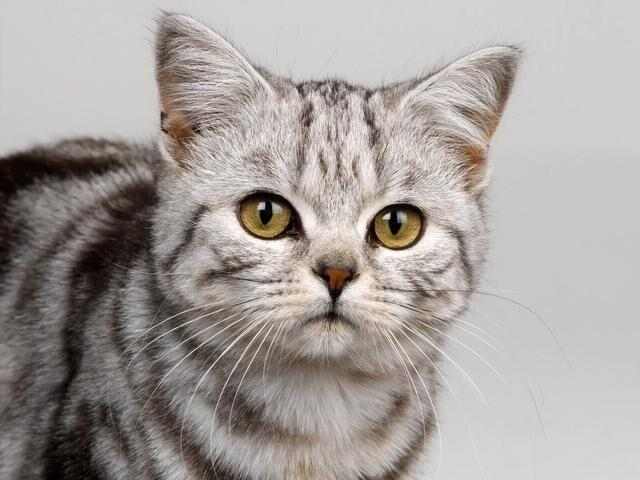
#> input picture cat.jpeg, 640 x 480 px
$ jupyter execute '05.图像轮廓.ipynb'
#> lines starting #> are read from the running program, lines starting #| are printed output that depends on the picture
### 图像轮廓

图像轮廓是具有相同颜色或灰度的连续点的曲线.轮廓在形状分析和物体的检测和识别中很有用。
轮廓的作用:
+ 用于图形分析
+ 物体的识别和检测

注意点:
+ 为了检测的准确性，需要先对图像进行二值化或Canny操作。
+ 画轮廓时会修改输入的图像,如果之后想继续使用原始图像，应该将原始图像储存到其他变量中。

### 查找轮廓
+ cv2.findContours(image, mode, method[, contours[, hierarchy[, offset]]])
    + mode: 查找轮廓的模式
        + RETR_EXTERNAL = 0: 只检测外围轮廓
        + RETR_LIST = 1 : 检测的轮廓不建立等级关系，即检测所有轮廓，比较常用
        + RETR_CCOMP=2: 每层最多两级，从小到大，从里到外
        + RETR_TREE=3: 按照树形存储轮廓，从大到小，从左到右

method轮廓近似方法也叫ApproximationMode
+ CHAIN_APPROX_NONE: 保存所有轮廓的点（比较偏大）
+ CHAIN_APPROX_SIMPLE: 只保存角点，比如四边形的4个角，存储信息少，比较常用

返回contours和hierarchy即轮廓和层级

import cv2
import numpy as np
import matplotlib.pyplot as plt

img = cv2.imread('contours.png')
gray = cv2.cvtColor(img, cv2.COLOR_BGR2GRAY)
# 二值化
thresh, binary = cv2.threshold(gray,150,255,cv2.THRESH_BINARY)
# 新版本返回两个结果，旧版本返回三个结果
contours, hierarchy = cv2.findContours(binary,cv2.RETR_TREE,cv2.CHAIN_APPROX_SIMPLE)
print(type(contours), type(hierarchy))
print(len(contours), hierarchy.shape) # 11 个轮廓, 11 行层级

### 绘制轮廓
+ cv2.drawContours(binary, contours,contourIdx,color,...)
+ contourIdx要绘制的索引编号，-1表示所有的

img = cv2.imread('contours.png')
img_copy = img.copy()
cv2.drawContours(img_copy,contours,-1,color=(0,0,255), thickness=2)
cv2.imshow('img', img)
# 绘制是直接修改原图的
cv2.imshow('img_copy', img_copy)
cv2.waitKey(0)
cv2.destroyAllWindows()

img = cv2.imread('contours.png')
img_copy = img.copy()
# 只绘制第0个轮廓
cv2.drawContours(img_copy,contours,0,color=(0,0,255), thickness=2)
cv2.imshow('img', img)
# 绘制是直接修改原图的
cv2.imshow('img_copy', img_copy)
cv2.waitKey(0)
cv2.destroyAllWindows()

### 轮廓的面积与周长
轮廓面积指的是每个轮廓中像素点围成的区域的面积，单位为像素

可以通过轮廓的面积区分物体大小识别不同的物体

在找到轮廓后，可能会有许多细小的轮廓，可以通过轮廓的面积来过滤

+ contourArea(contour)
+ arcLength(curve轮廓, closed是否闭合)

import cv2
import numpy as np

img = cv2.imread('contours.png')
gray = cv2.cvtColor(img, cv2.COLOR_BGR2GRAY)

# 二值化
thresh, binary = cv2.threshold(gray,150,255,cv2.THRESH_BINARY)

# 新版本返回两个结果，旧版本返回三个结果
contours, hierarchy = cv2.findContours(binary,cv2.RETR_TREE,cv2.CHAIN_APPROX_SIMPLE)
cv2.drawContours(img,contours,0,color=(0,0,255), thickness=12)
area = cv2.contourArea(contours[0]) # 计算第一个轮廓的周长
perimeter = cv2.arcLength(contours[0], closed=True)
print('第1个轮廓的面积为 %s, 周长为%s' % (area,perimeter))
cv2.imshow('img', img)
cv2.waitKey(0)
cv2.destroyAllWindows()

### 多边形逼近与凸包

findContours找到的轮廓信息contours可能过于复杂不平滑，可以使用approxPolyDP函数对该多边形曲线做适当近似，这就是轮廓的多边形近似

approxPolyDP的DP是Douglas-Peucker算法

DP算法思想就是不断找多边形最远的点 加入形成新多边形，直到最远距离小于指定的精度

+ approxPolyDP(curve要近似逼近的轮廓,epsilon要使用的阈值，closed轮廓是否闭合 )

img = cv2.imread('contours2.png')
img_copy = img.copy()
gray = cv2.cvtColor(img, cv2.COLOR_BGR2GRAY)
ret, binary = cv2.threshold(gray, 150, 255, cv2.THRESH_BINARY)

contours, hierarchy = cv2.findContours(binary,cv2.RETR_TREE, cv2.CHAIN_APPROX_SIMPLE)
cv2.drawContours(img_copy,contours,-1,(0,0,255),3)

approx = cv2.approxPolyDP(contours[0], 50,True)

# 蓝色是近似的轮廓，阈值越大越粗糙
cv2.drawContours(img_copy,[approx],-1,(255,0,0),3)

cv2.imshow('img ', img)
cv2.imshow('img_copy ', img_copy)

cv2.waitKey(0)
cv2.destroyAllWindows()

### 凸包
逼近多边形是轮廓的高度近似，但是有时候，我们希望使用一个多边形的凸包来简化它。
凸包跟逼近多边形很像，只不过它是物体最外层的凸多边形。凸包指的是完全包含原有轮廓，并且仅由轮廓上的点所构成的多边形。
凸包的每一处都是凸的，
即在凸包内连接任意两点的直线都在凸包的内部。在凸包内，任意连续三个点的内角小于180°。

+ convexHull(points[, hull[, clockwise[, returnPoints]]])
    + points即轮廓
    + colckwise顺时针绘制

img = cv2.imread('contours2.png')
img_copy = img.copy()
gray = cv2.cvtColor(img, cv2.COLOR_BGR2GRAY)
ret, binary = cv2.threshold(gray, 150, 255, cv2.THRESH_BINARY)

contours, hierarchy = cv2.findContours(binary,cv2.RETR_TREE, cv2.CHAIN_APPROX_SIMPLE)
cv2.drawContours(img_copy,contours,-1,(0,0,255),3)

approx = cv2.convexHull(contours[0], 50,True)

# 蓝色是近似的轮廓，阈值越大越粗糙
cv2.drawContours(img_copy,[approx],-1,(255,0,0),3)

cv2.imshow('img ', img)
cv2.imshow('img_copy ', img_copy)

cv2.waitKey(0)
cv2.destroyAllWindows()
print('凸包面积',cv2.contourArea(approx), '轮廓面积', cv2.contourArea(contours[0]))

### 外接矩形
外接矩形分为最小外接矩形和最大外接矩形.
下图中红色矩形是最小外接矩形，绿色矩形为最大外接矩形.

img = cv2.imread('contours1.png')
img_copy = img.copy()
gray = cv2.cvtColor(img, cv2.COLOR_BGR2GRAY)
ret, binary = cv2.threshold(gray, 150, 255, cv2.THRESH_BINARY)

contours, hierarchy = cv2.findContours(binary,cv2.RETR_TREE, cv2.CHAIN_APPROX_SIMPLE)

# 最小外接矩形
# rect是一个旋转的矩形，矩形的起始坐标(x,y)，长宽（w，h），旋转角度
rect = cv2.minAreaRect(contours[1])
print('最小外接矩形',rect)
box = cv2.boxPoints(rect)
print('把旋转坐标的4个点计算出来', box) # 是浮点数，坐标要转为整数
box = np.round(box) # 四舍五入
box = np.int0(box)
cv2.drawContours(img_copy, [box], 0, (255, 0, 0))
# cv2.drawContours(img_copy,contours,1,(0,0,255),3)

cv2.imshow('img ', img)
cv2.imshow('img_copy ', img_copy)

cv2.waitKey(0)
cv2.destroyAllWindows()

# 最大外接矩形
img = cv2.imread('contours1.png')
img_copy = img.copy()
gray = cv2.cvtColor(img, cv2.COLOR_BGR2GRAY)
ret, binary = cv2.threshold(gray, 150, 255, cv2.THRESH_BINARY)

contours, hierarchy = cv2.findContours(binary,cv2.RETR_TREE, cv2.CHAIN_APPROX_SIMPLE)

# 最大外接矩形，可以直接画

x, y, w, h = cv2.boundingRect(contours[1])
print('最大外接矩形x,y,w,h',rect)
cv2.rectangle(img_copy, (x,y), (x+w, y+h), (0,0,255), 3)

cv2.imshow('img_copy ', img_copy)

cv2.waitKey(0)
cv2.destroyAllWindows()

### 图像金字塔
图像金字塔是图像中多尺度表达的一种，
最主要用于图像的分割，
是一种以多分辨率来解释图像的有效但概念简单的结构。
简单来说,图像金字塔是同一图像不同分辨率的子图集合.

图像金字塔最初用于机器视觉和图像压缩，
一幅图像的金字塔是一系列以金字塔形状排列的分辨率逐步降低，
且来源于同一张原始图的图像集合。
其通过梯次向下采样获得，直到达到某个终止条件才停止采样。
金字塔的底部是待处理图像的高分辨率表示，而顶部是低分辨率的近似。
我们将一层一层的图像比喻成金字塔，层级越高．则图像越小，分辨率越低。

### 常见两类图像金字塔

+ 高斯金字塔(Gaussian pyramid):用来向下/降采样，主要的图像金字塔
+ 拉普拉斯金字塔(Laplacian pyramid):用来从金字塔低层图像重建上层未采样图像，在数字图像处理中也即是预测残差，可以对图像进行最大程度的还原，配合高斯金字塔一起使用。

### 高斯金字塔下采样
通过高斯平滑和亚采样（subsampling）来获得一系列下采样图像

（Gi指图片）

[cell 1]
import cv2
import numpy as np

# 下采样-高斯金字塔
img = cv2.imread('cat.jpeg')
#> img is the input picture: shape (480, 640, 3); mean B, G, R 156.1, 159.8, 165.8
new = cv2.pyrDown(img)
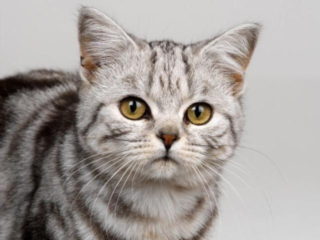
#> new: shape (240, 320, 3); mean B, G, R 156.1, 159.8, 165.8
cv2.imshow('img ', img)
cv2.imshow('down ', new)
cv2.waitKey(0)
cv2.destroyAllWindows()

[cell 2]
# 上采样-高斯金字塔
img = cv2.imread('cat.jpeg')
new = cv2.pyrUp(img)
#> new: shape (960, 1280, 3)
cv2.imshow('img ', img)
cv2.imshow('up ', new)
cv2.waitKey(0)
cv2.destroyAllWindows()

### 拉普拉斯金字塔（用于图片压缩）

没有现成的API，只有公式

先缩小，再放大，得到原图的大小，然后使用原图减去这个值得到残差

[cell 3]
img = cv2.imread('cat.jpeg')
down = cv2.pyrDown(img)
up = cv2.pyrUp(down)
L = cv2.subtract(img, up)
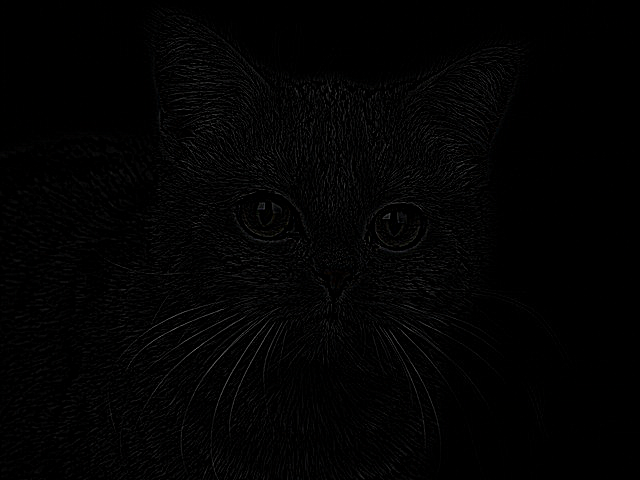
#> L: shape (480, 640, 3); mean B, G, R 2.9, 2.8, 2.8
cv2.imshow('L and img',np.hstack((L, img)))
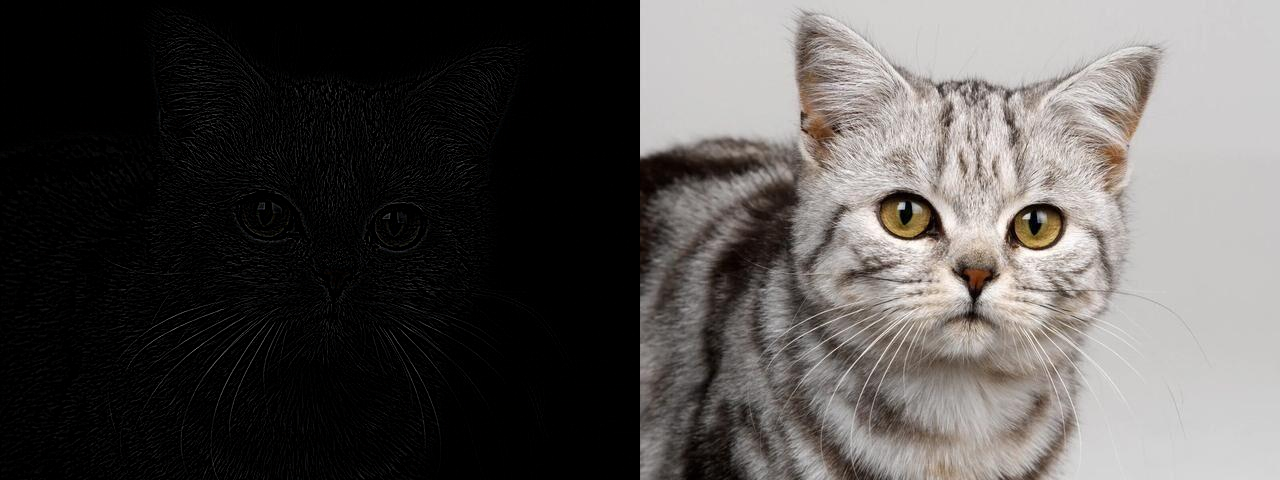
#> window 'L and img': shape (480, 1280, 3); mean B, G, R 79.5, 81.3, 84.3
cv2.waitKey(0)
cv2.destroyAllWindows()

# 可以继续对L进行L做down-up操作，得到下一层拉普拉斯金字塔

$ run again, with HSL和HSV.png saved as cat.jpeg
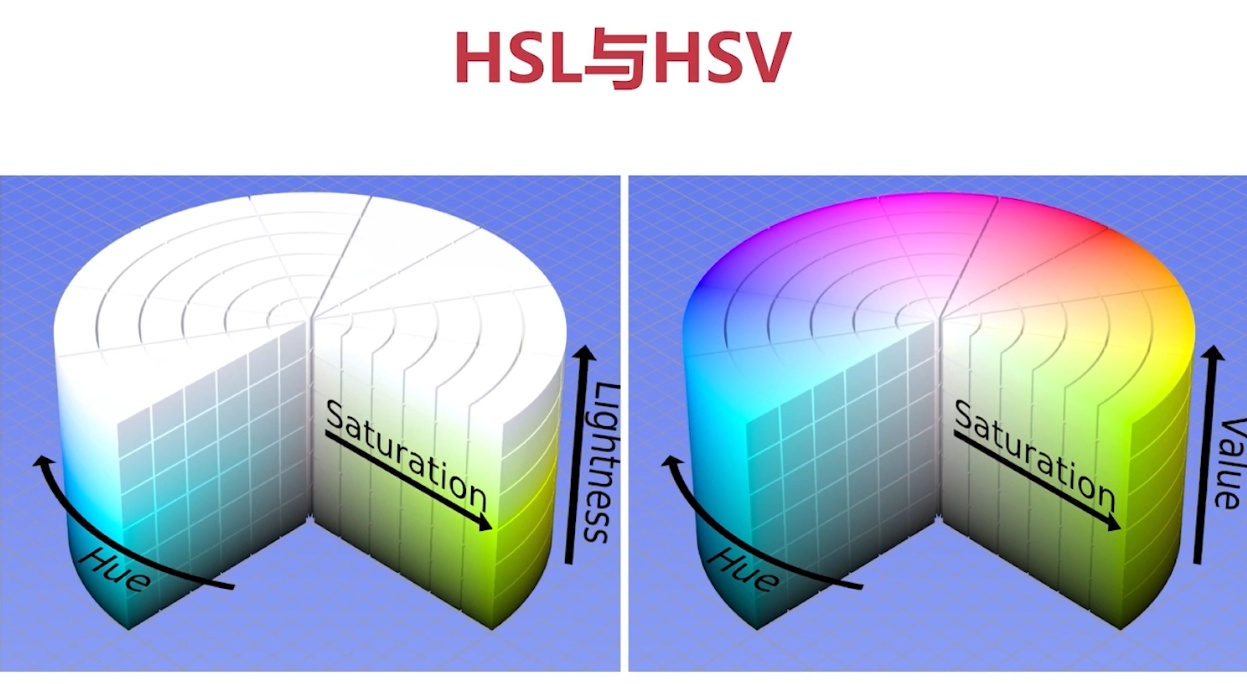
#> input picture HSL和HSV.png, 1247 x 684 px
#> img is the input picture: shape (684, 1247, 3); mean B, G, R 211.5, 189.1, 177.8
#> `new = cv2.pyrDown(img)`:
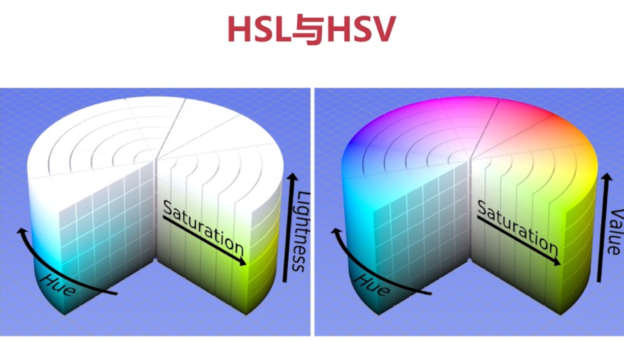
#> new: shape (342, 624, 3); mean B, G, R 211.5, 189.1, 177.8
